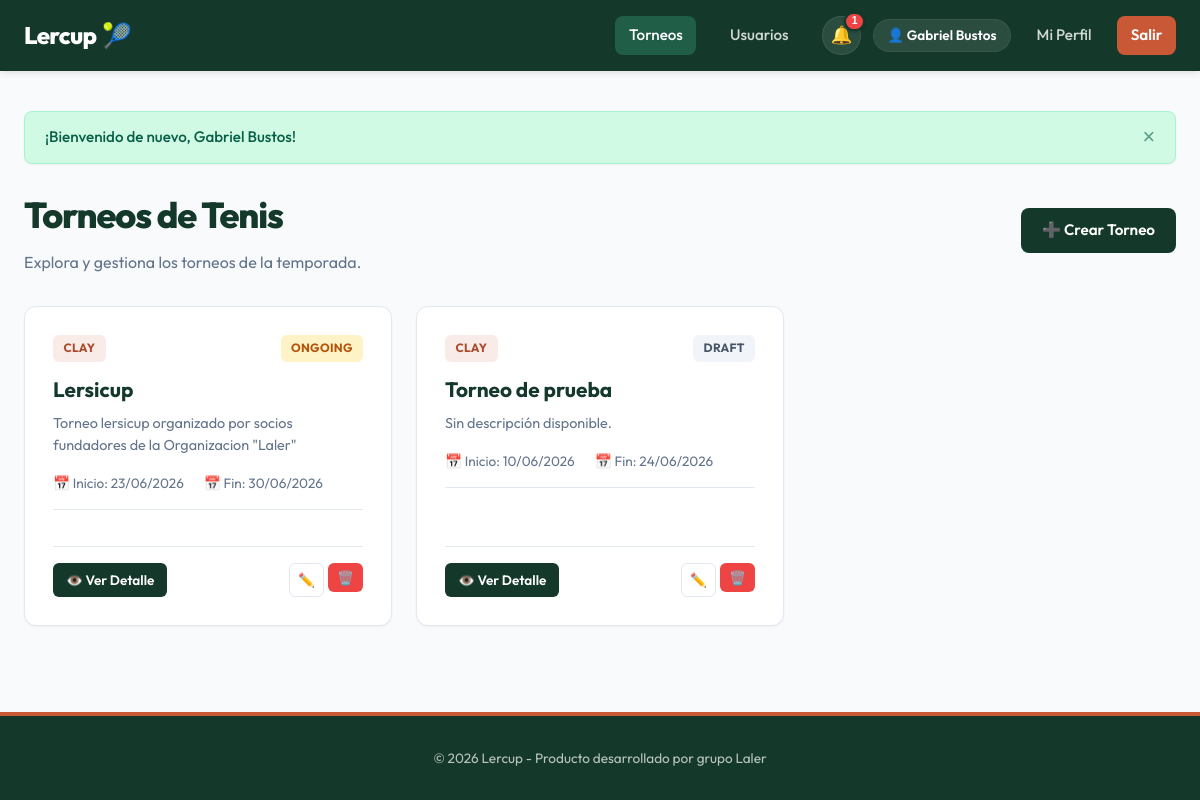
Before: /tournaments (signed in) with the older database file.
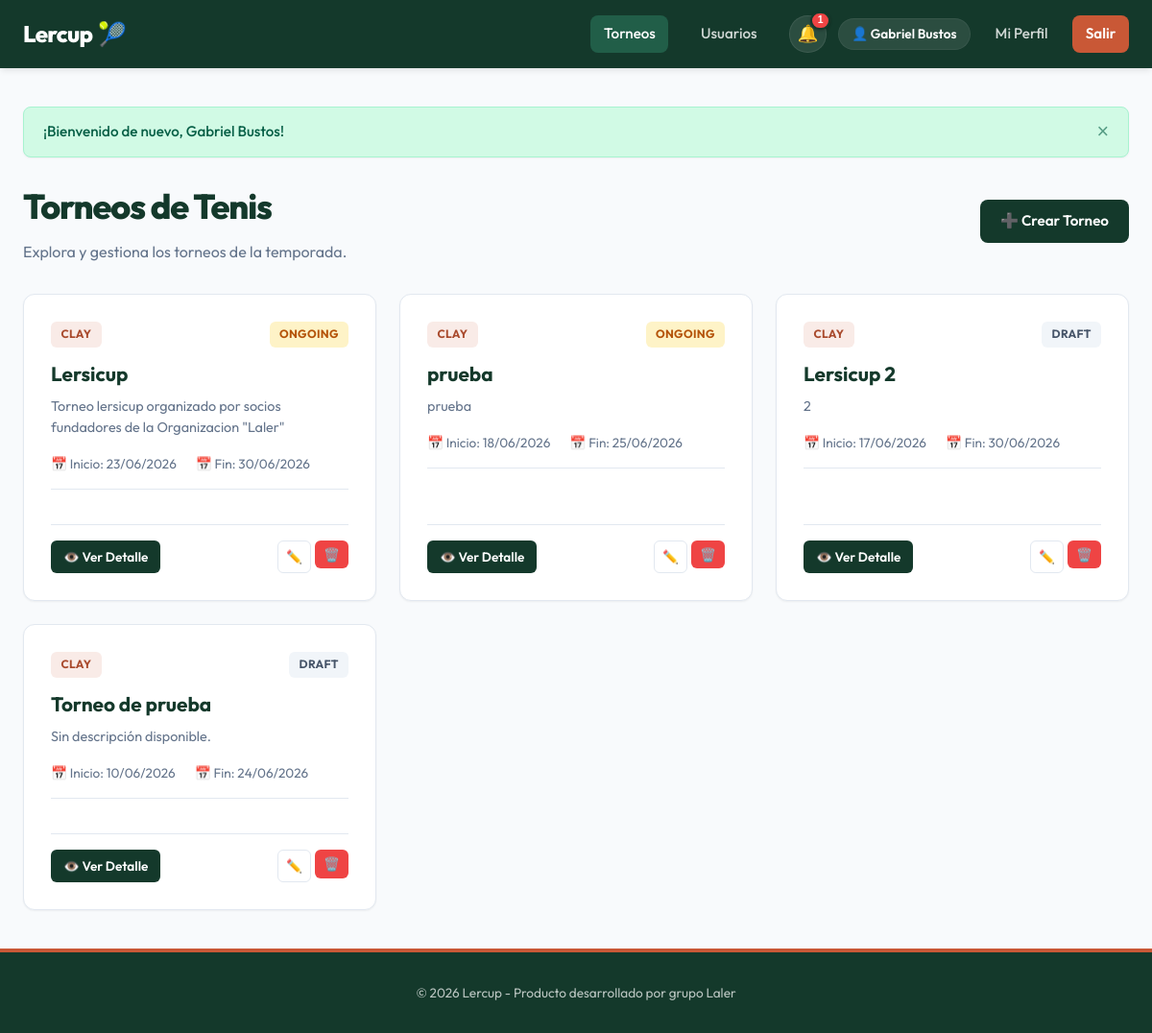
After: the same page with the newer database file.
### app/models/tournament.py (models this page shows)
class Tournament(SQLModel, table=True):
    id: Optional[int] = Field(default=None, primary_key=True)
    name: str = Field(nullable=False)
    description: Optional[str] = Field(default=None)
    start_date: datetime = Field(nullable=False)
    end_date: datetime = Field(nullable=False)
    surface: str = Field(default="clay")  # clay, grass, hard, indoor
    status: str = Field(default="draft")  # draft, ongoing, finished
    creator_id: int = Field(foreign_key="user.id", nullable=False)
    format_id: Optional[int] = Field(foreign_key="tournamentformat.id", default=None, nullable=True)
    sport: str = Field(default="tennis", index=True, nullable=False)  # tennis, padel, etc.
    category: str = Field(default="flexible", nullable=False) # flexible, Primera, A, B1, B2, C, D
    created_at: datetime = Field(default_factory=datetime.utcnow)
    creator: "User" = Relationship(back_populates="created_tournaments")
    format: Optional["TournamentFormat"] = Relationship()
    registrations: List["TournamentRegistration"] = Relationship(
        back_populates="tournament",
        sa_relationship_kwargs={"cascade": "all, delete-orphan"}
    )
    matches: List["Match"] = Relationship(
        back_populates="tournament",
        sa_relationship_kwargs={"cascade": "all, delete-orphan"}
    )
    group_rounds: List["GroupRound"] = Relationship(
        back_populates="tournament",
        sa_relationship_kwargs={"cascade": "all, delete-orphan"},
    )

### app/routes/web/tournaments.py (the view)
@router.get("")
def list_tournaments(
    request: Request,
    db: Session = Depends(get_session),
    current_user: User = Depends(get_current_user_or_redirect)
):
    tournaments = TournamentService.get_all_tournaments(db)
    return render_template(request, db, "tournaments/list.html", {
        "tournaments": tournaments,
        "active_page": "tournaments"
    })

### app/templates/tournaments/list.html (shortened to what this page needs)
{% extends "base.html" %}
{% block content %}
<div style="display: flex; justify-content: space-between; align-items: center; margin-bottom: 2rem; flex-wrap: wrap; gap: 1rem;">
    <div>
        <h1>Torneos de Tenis</h1>
        <p style="color: var(--text-muted);">Explora y gestiona los torneos de la temporada.</p>
    </div>
    {% if current_user and (current_user.is_admin or current_user.role in ('admin', 'tournament_admin')) %}
        <a href="/tournaments/create" class="btn btn-primary">➕ Crear Torneo</a>
    {% endif %}
</div>
{% if tournaments %}
    <div class="grid-tournaments">
        {% for t in tournaments %}
            <div class="card" style="display: flex; flex-direction: column; justify-content: space-between;">
                <div>
                    <div style="display: flex; justify-content: space-between; align-items: flex-start; gap: 0.5rem; margin-bottom: 0.75rem;">
                        <span class="badge badge-{{ t.surface }}">{{ t.surface }}</span>
                        <span class="badge badge-{{ t.status }}">{{ t.status }}</span>
                    </div>
                    <h3 class="card-title">{{ t.name }}</h3>
                    <p style="font-size: 0.9rem; color: var(--text-muted); margin-bottom: 1rem;">
                        {{ t.description or 'Sin descripción disponible.' }}
                    </p>
                    <div class="card-meta">
                        <span>📅 Inicio: {{ t.start_date.strftime('%d/%m/%Y') }}</span>
                        <span>📅 Fin: {{ t.end_date.strftime('%d/%m/%Y') }}</span>
                    </div>
                </div>
                <div class="card-actions" style="border-top: 1px solid var(--border-color); padding-top: 1rem; margin-top: 1rem; display: flex; justify-content: space-between; align-items: center;">
                    <a href="/tournaments/detail/{{ t.id }}" class="btn btn-primary btn-sm">👁️ Ver Detalle</a>
                    {% if current_user and (current_user.is_admin or current_user.role in ('admin', 'tournament_admin')) %}
                        <div style="display: flex; gap: 0.25rem;">
                            <a href="/tournaments/edit/{{ t.id }}" class="btn btn-outline btn-sm" style="padding: 0.35rem 0.5rem;">✏️</a>
                            <form action="/tournaments/delete/{{ t.id }}" method="post" style="display: inline;">
                                <button type="submit" class="btn btn-danger btn-sm btn-delete-confirm" data-confirm-message="¿Estás seguro de que deseas eliminar el torneo {{ t.name }} y todos sus partidos?" style="padding: 0.35rem 0.5rem;">🗑️</button>
                            </form>
                        </div>
                    {% endif %}
                </div>
            </div>
        {% endfor %}
    </div>
{% endif %}
{% endblock %}

### app/templates/base.html (shortened to what this page needs)
<!DOCTYPE html>
<html lang="es">
<head>
    <link rel="stylesheet" href="/static/css/app.css?v={{ static_version }}">
</head>
<body>
    <header>
        <div class="navbar">
            <a href="/" class="nav-brand">
                Lercup<span>🎾</span>
            </a>
            <nav>
                <ul class="nav-menu">
                    <li><a href="/tournaments" class="nav-link {% if active_page == 'tournaments' %}active{% endif %}">Torneos</a></li>
                    <li><a href="/users" class="nav-link {% if active_page == 'users' %}active{% endif %}">Usuarios</a></li>
                    {% if current_user %}
                        <li class="nav-actions-group">
                            <div class="notification-menu">
                                <button type="button" class="notification-bell" aria-label="Notificaciones{% if unread_notification_count > 0 %} ({{ unread_notification_count }} sin leer){% endif %}" aria-expanded="false">
                                    <span class="notification-bell-icon" aria-hidden="true">🔔</span>
                                    {% if unread_notification_count > 0 %}
                                        <span class="notification-badge" aria-hidden="true">{{ unread_notification_count }}</span>
                                    {% endif %}
                                </button>
                            </div>
                            <div class="user-menu">
                                <span class="user-badge">👤 {{ current_user.full_name }}</span>
                                <a href="/users/profile/{{ current_user.id }}" class="nav-link {% if active_page == 'profile' %}active{% endif %}">Mi Perfil</a>
                                <a href="/auth/logout" class="nav-link nav-btn">Salir</a>
                            </div>
                        </li>
                    {% else %}
                        <li><a href="/auth/login" class="nav-link">Iniciar Sesión</a></li>
                        <li><a href="/auth/register" class="nav-link nav-btn">Registrarse</a></li>
                    {% endif %}
                </ul>
            </nav>
        </div>
    </header>
    <main>
        {% if messages %}
            <div class="alerts-container">
                {% for msg in messages %}
                    <div class="alert alert-{{ msg.type }}">
                        <span>{{ msg.text }}</span>
                        <button class="close-btn">&times;</button>
                    </div>
                {% endfor %}
            </div>
        {% endif %}
        {% block content %}
        {% endblock %}
    </main>
    <footer>
        <p>&copy; 2026 Lercup - Producto desarrollado por grupo Laler</p>
    </footer>
</body>
</html>

Changed rows visible on the page:
added Tournament: surface "CLAY", status "ONGOING", name "prueba", description "prueba", start_date "18/06/2026", end_date "25/06/2026"
added Tournament: surface "CLAY", status "DRAFT", name "Lersicup 2", description "2", start_date "17/06/2026", end_date "30/06/2026"
